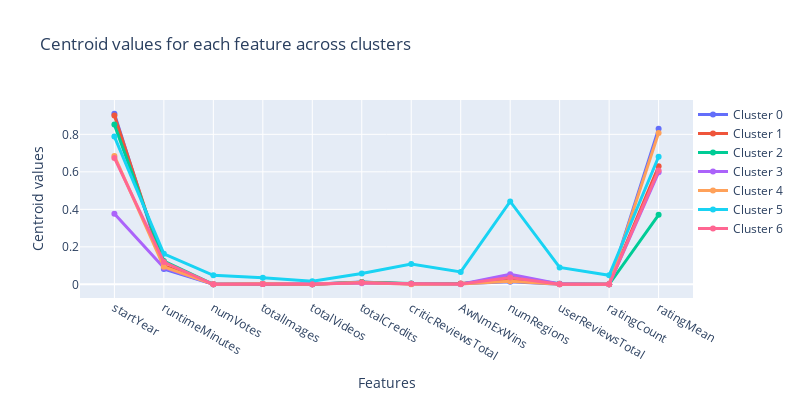

The notebook cell this image was saved under:
### Code cell
import plotly.graph_objects as go

train_data = pd.DataFrame(train_data)

# Crea una figura vuota
fig = go.Figure()

# Aggiungi una linea per ogni centroide del cluster
for i, center in enumerate(kmeans.cluster_centers_):
    fig.add_trace(go.Scatter(
        x=list(df.columns),
        y=center,
        mode='lines+markers',
        name=f'Cluster {i}',
        line=dict(width=3)
    ))

# Imposta il titolo e le etichette
fig.update_layout(
    title="Centroid values for each feature across clusters",
    xaxis_title="Features",
    yaxis_title="Centroid values",
    legend=dict(x=1, y=1),
    width=800, height=400
)

# Aggiungi la griglia all'asse y
fig.update_yaxes(showgrid=True)

# Mostra il grafico
fig.show()

### Figure 1 — Plotly figure (JSON) as saved in the notebook; plotly's stock layout.template omitted (floating-point values rounded to 4 significant figures)
{"data": [{"line": {"width": 3}, "mode": "lines+markers", "name": "Cluster 0", "type": "scatter", "x": ["startYear", "runtimeMinutes", "numVotes", "totalImages", "totalVideos", "totalCredits", "criticReviewsTotal", "AwNmExWins", "numRegions", "userReviewsTotal", "ratingCount", "ratingMean"], "y": [0.9102, 0.08206, 0.0004339, 0.002494, 0.0009179, 0.01286, 0.001713, 0.003761, 0.01445, 0.001153, 0.0004343, 0.8293]}, {"line": {"width": 3}, "mode": "lines+markers", "name": "Cluster 1", "type": "scatter", "x": ["startYear", "runtimeMinutes", "numVotes", "totalImages", "totalVideos", "totalCredits", "criticReviewsTotal", "AwNmExWins", "numRegions", "userReviewsTotal", "ratingCount", "ratingMean"], "y": [0.9007, 0.1004, 0.0002466, 0.002124, 0.001053, 0.01195, 0.002947, 0.004809, 0.02728, 0.001409, 0.0002467, 0.6293]}, {"line": {"width": 3}, "mode": "lines+markers", "name": "Cluster 2", "type": "scatter", "x": ["startYear", "runtimeMinutes", "numVotes", "totalImages", "totalVideos", "totalCredits", "criticReviewsTotal", "AwNmExWins", "numRegions", "userReviewsTotal", "ratingCount", "ratingMean"], "y": [0.8517, 0.1246, 0.0003184, 0.002662, 0.0008626, 0.01154, 0.005147, 0.001716, 0.03936, 0.003186, 0.0003184, 0.3707]}, {"line": {"width": 3}, "mode": "lines+markers", "name": "Cluster 3", "type": "scatter", "x": ["startYear", "runtimeMinutes", "numVotes", "totalImages", "totalVideos", "totalCredits", "criticReviewsTotal", "AwNmExWins", "numRegions", "userReviewsTotal", "ratingCount", "ratingMean"], "y": [0.3763, 0.089, 0.0002315, 0.002096, 0.0001167, 0.0056, 0.003196, 0.0003642, 0.05425, 0.002663, 0.0002314, 0.5973]}, {"line": {"width": 3}, "mode": "lines+markers", "name": "Cluster 4", "type": "scatter", "x": ["startYear", "runtimeMinutes", "numVotes", "totalImages", "totalVideos", "totalCredits", "criticReviewsTotal", "AwNmExWins", "numRegions", "userReviewsTotal", "ratingCount", "ratingMean"], "y": [0.6846, 0.09335, 0.000204, 0.002962, 0.0001275, 0.01011, 0.001181, 0.001456, 0.01612, 0.001055, 0.000204, 0.8077]}, {"line": {"width": 3}, "mode": "lines+markers", "name": "Cluster 5", "type": "scatter", "x": ["startYear", "runtimeMinutes", "numVotes", "totalImages", "totalVideos", "totalCredits", "criticReviewsTotal", "AwNmExWins", "numRegions", "userReviewsTotal", "ratingCount", "ratingMean"], "y": [0.7879, 0.1627, 0.0484, 0.03483, 0.01637, 0.0584, 0.1088, 0.06659, 0.442, 0.09045, 0.0484, 0.6805]}, {"line": {"width": 3}, "mode": "lines+markers", "name": "Cluster 6", "type": "scatter", "x": ["startYear", "runtimeMinutes", "numVotes", "totalImages", "totalVideos", "totalCredits", "criticReviewsTotal", "AwNmExWins", "numRegions", "userReviewsTotal", "ratingCount", "ratingMean"], "y": [0.674, 0.1189, 0.0001422, 0.002329, 0.0001226, 0.008549, 0.002697, 0.001362, 0.03719, 0.001282, 0.0001422, 0.6073]}], "layout": {"height": 400, "legend": {"x": 1, "y": 1}, "title": {"text": "Centroid values for each feature across clusters"}, "width": 800, "xaxis": {"title": {"text": "Features"}}, "yaxis": {"showgrid": true, "title": {"text": "Centroid values"}}}}
